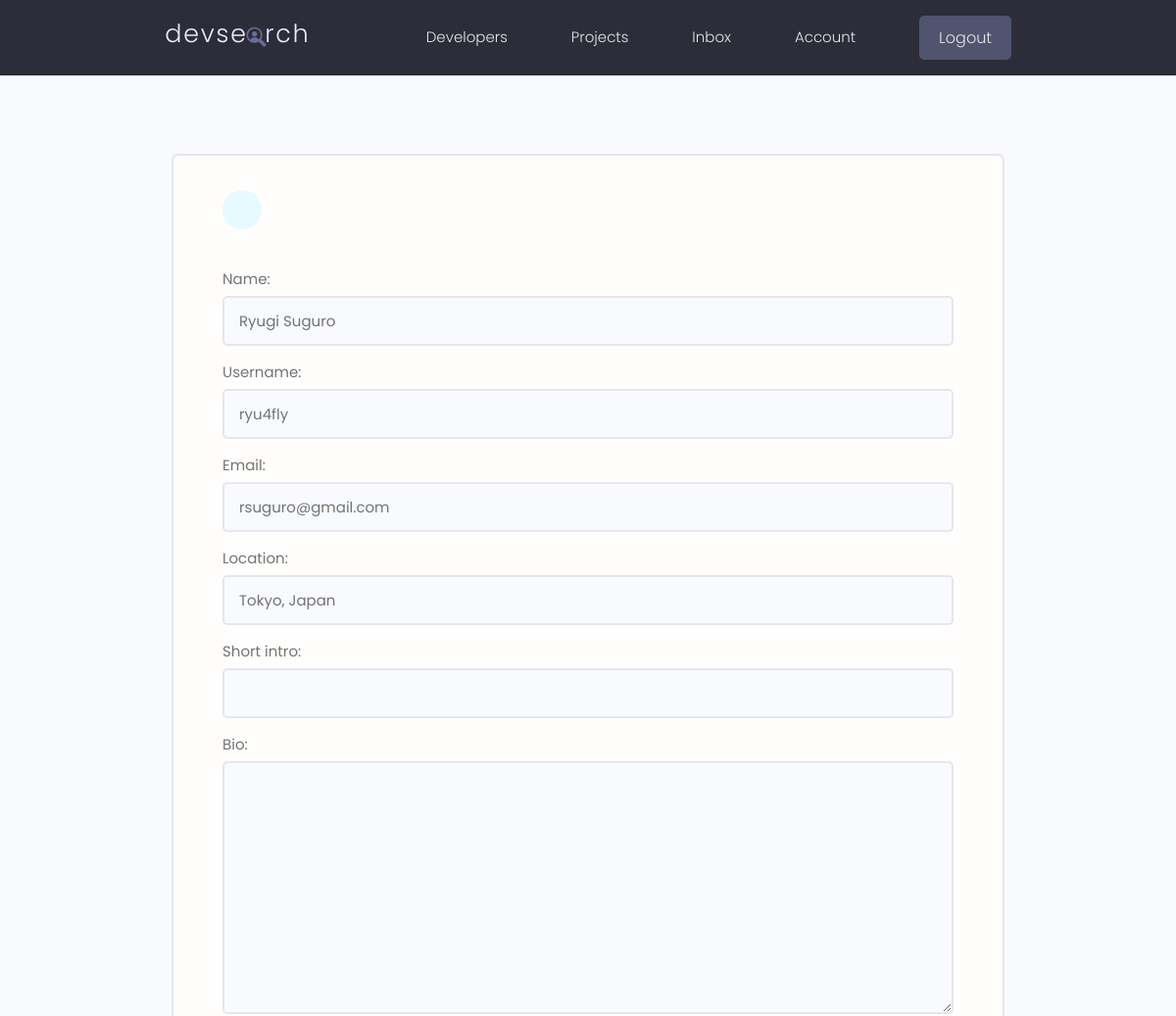
The page /edit-account/ (signed in, upper part) on the database as committed earlier.
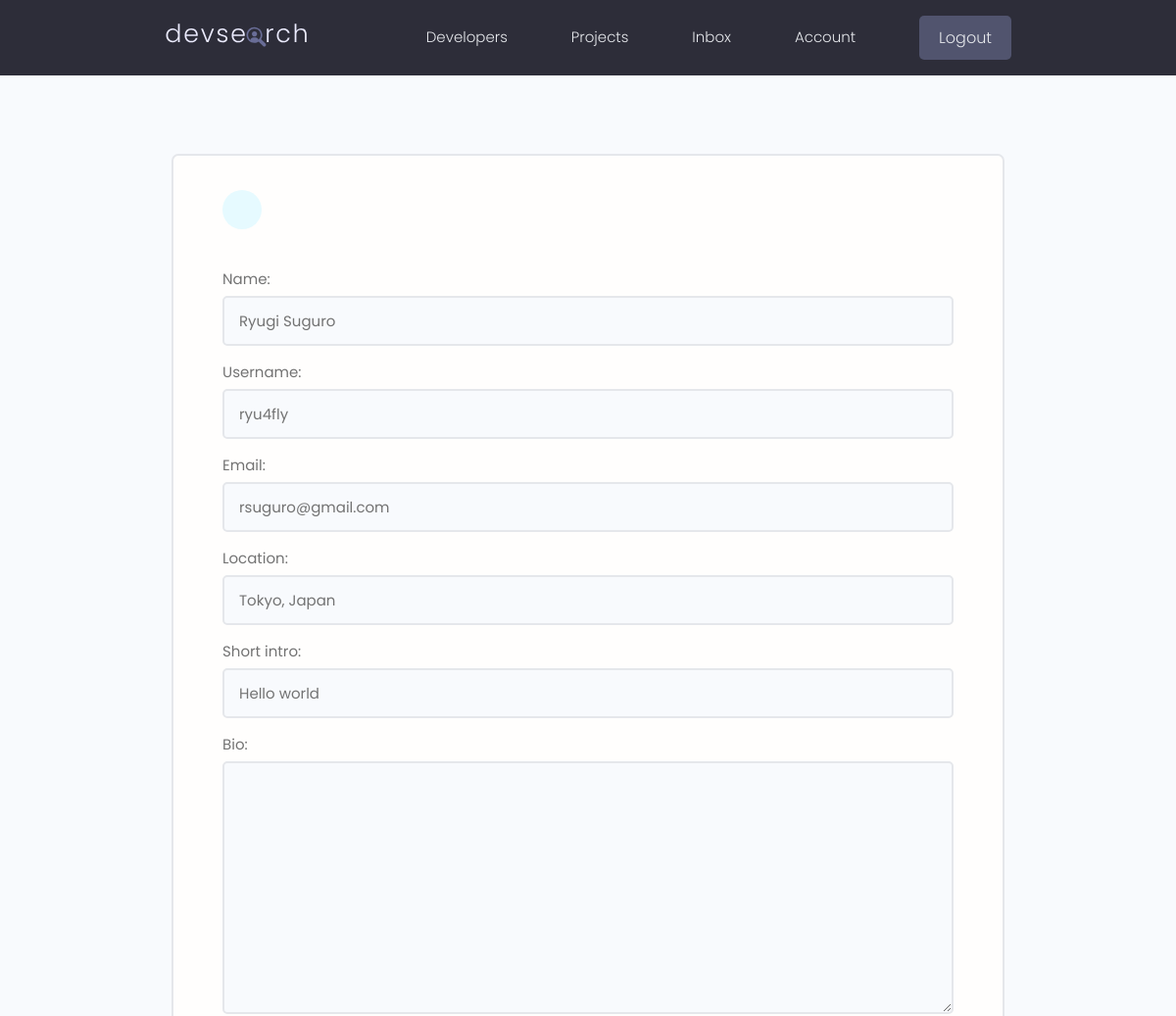
The same page on the database as committed later.
### users/models.py (models this page shows, shortened)
class Profile(models.Model):
  id = models.UUIDField(default=uuid.uuid4, primary_key=True, unique=True, editable=False)
  user = models.OneToOneField(User, on_delete=models.CASCADE, null=True, blank=True)
  name = models.CharField(max_length=200, null=True, blank=True)
  username = models.CharField(max_length=200, null=True, blank=True)
  email = models.EmailField(max_length=500, null=True, blank=True)
  location = models.CharField(max_length=200, null=True, blank=True)
  short_intro = models.CharField(max_length=200, null=True, blank=True)
  bio = models.TextField(null=True, blank=True)
  profile_image = models.ImageField(upload_to='profiles/', default='profiles/user-default.png', null=True, blank=True)
  social_github = models.CharField(max_length=200, null=True, blank=True)
  social_linkedin = models.CharField(max_length=200, null=True, blank=True)
  social_twitter = models.CharField(max_length=200, null=True, blank=True)
  social_youtube = models.CharField(max_length=200, null=True, blank=True)
  social_website = models.CharField(max_length=200, null=True, blank=True)

### users/views.py (the view)
# urls.py: path('edit-account/', views.editAccount, name='edit-account'),
def editAccount(request):
  profile = request.user.profile
  form = ProfileForm(instance=profile)
  if request.method == 'POST':
    form = ProfileForm(request.POST, request.FILES, instance=profile)
    if form.is_valid():
      form.save()
      return redirect('account')
  context = {'form': form}
  return render(request, 'users/profile_form.html', context)

### users/forms.py
class ProfileForm(ModelForm):
  class Meta:
    model = Profile
    exclude = [ 'user' ]
  def __init__(self, *args, **kwargs):
    super(ProfileForm, self).__init__(*args, **kwargs)
    for name, field in self.fields.items():
      field.widget.attrs.update({'class': 'input'})

### users/templates/users/profile_form.html (shortened to what this page needs)
{% extends 'main.html' %}
{% block content %}
  <main class="formPage my-xl">
      <div class="content-box">
          <div class="formWrapper">
              <a class="backButton" href="{% url 'account' %}"></a>
              <br>
                <form action="{% url 'edit-account' %}" method="POST" enctype="multipart/form-data">
                  {% for field in form %}
                    <div class="form__field">
                        <label for="formInput#text">{{ field.label }}: </label>
                        {{ field }}
                    </div>
                  {% endfor %}
              </form>
          </div>
      </div>
  </main>
{% endblock content %}

Rows that differ between the two databases and show on the page:
changed Profile "Ryugi Suguro": short_intro (not shown) → "Hello world"
